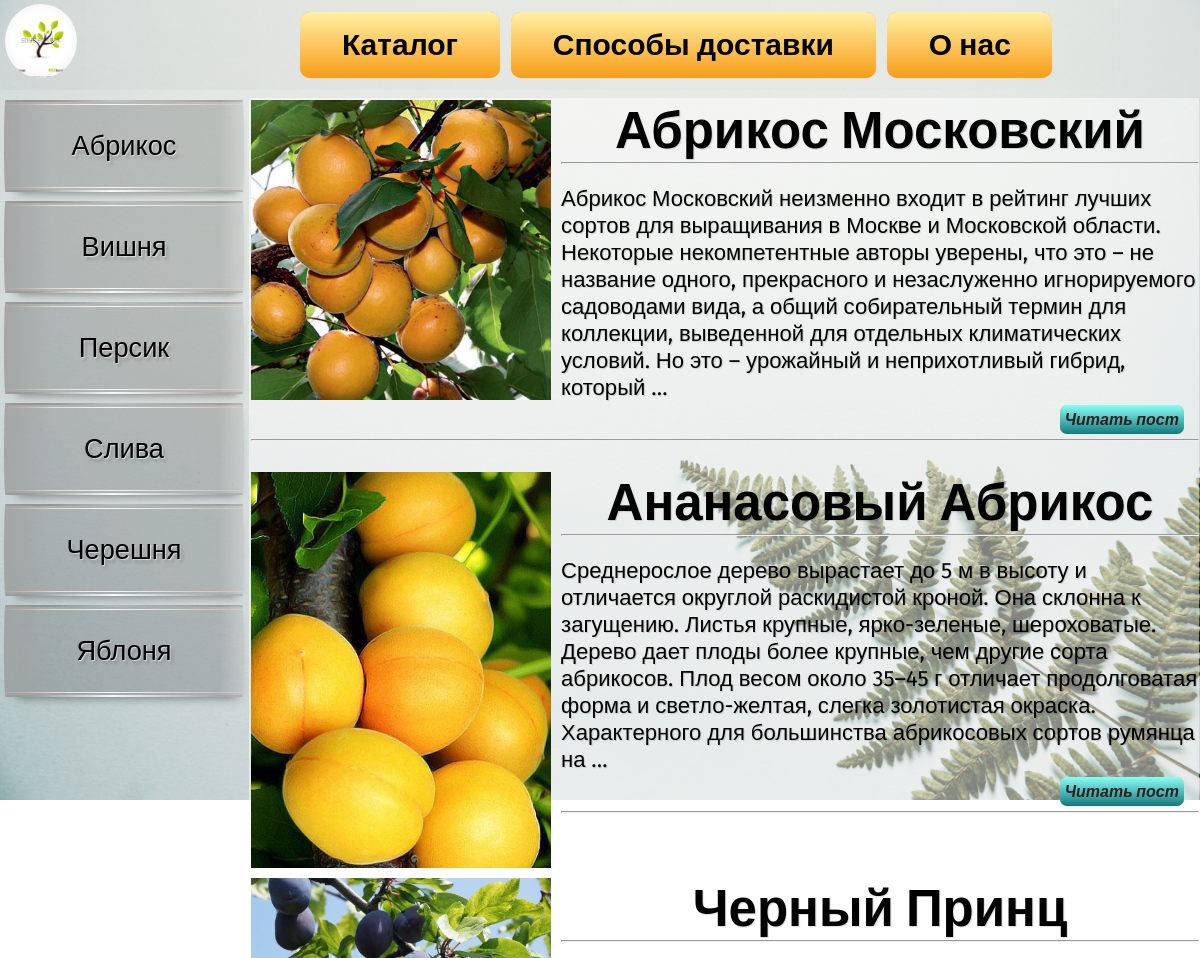
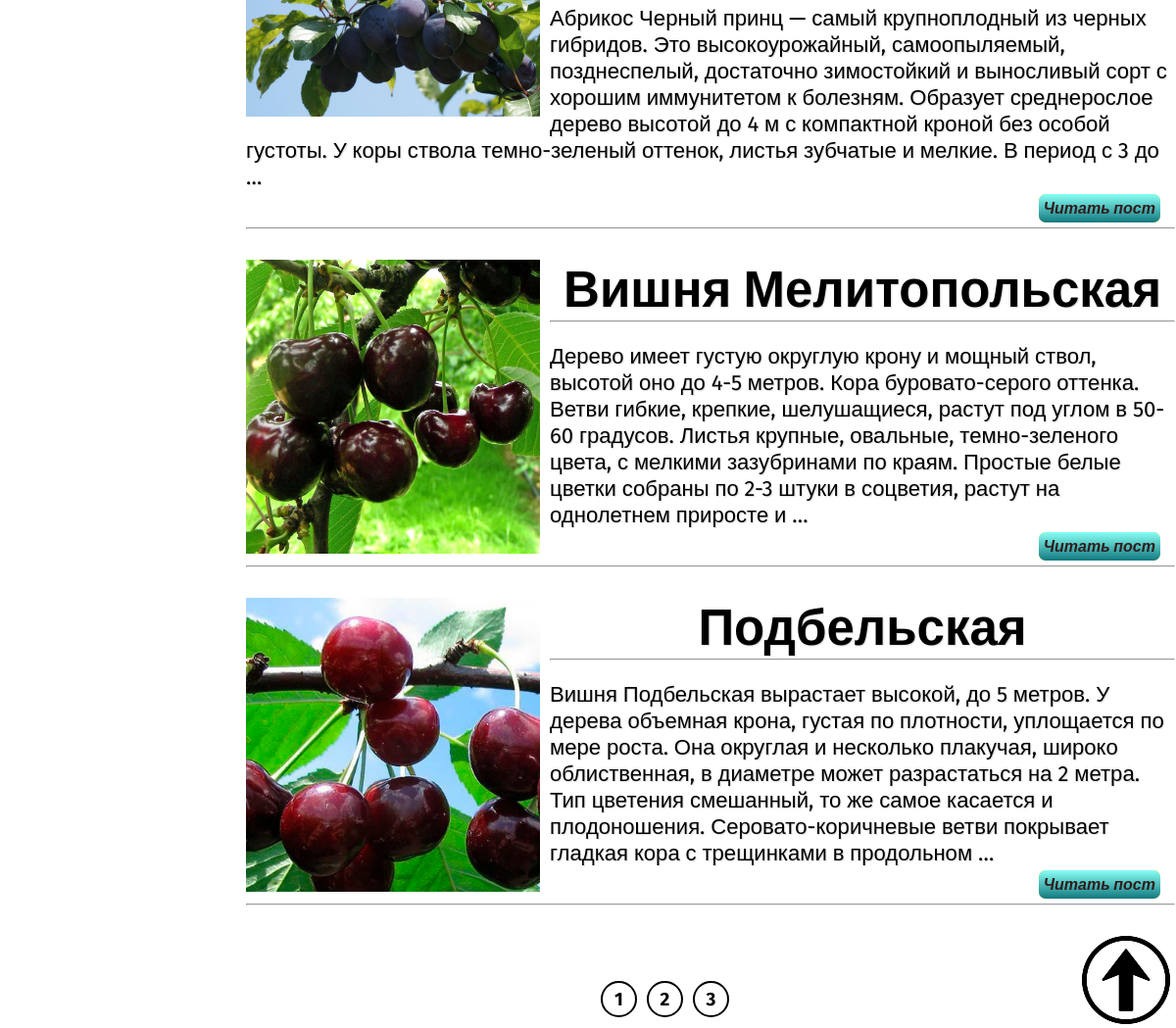
The page / on the database its author committed (2 pictures, top to bottom).
### sazhenci/models.py (models this page shows, shortened)
class Left(models.Model):
    name = models.CharField(max_length=255, db_index=True, verbose_name='Каталог сортов')
    slug = models.SlugField(max_length=255, unique=True, db_index=True, verbose_name="URL")
    def get_absolute_url(self):
        return reverse("left", kwargs={"lef_slug": self.slug})
    class Meta:
        verbose_name = 'Каталог сортов'
        verbose_name_plural = 'Каталог сортов'
        ordering = ['id']

class Rasteniya(models.Model):
    title = models.CharField(max_length=255, verbose_name='Название сорта')
    slug = models.SlugField(max_length=255, unique=True, db_index=True, verbose_name="URL")
    content = models.TextField(blank=True, verbose_name='Текст Сорта')
    photo = models.ImageField(upload_to="photos/%Y/%m/%d/", verbose_name='Фото')
    time_create = models.DateTimeField(auto_now_add=True, verbose_name='Время создания')
    time_update = models.DateTimeField(auto_now=True, verbose_name='Время изменения')
    is_published = models.BooleanField(default=True, verbose_name='Публикация')
    lef = models.ForeignKey('Left', on_delete=models.PROTECT, verbose_name='Каталог')
    class Meta:
        verbose_name = 'Сорта Саженцев'
        verbose_name_plural = 'Сорта Саженцев'
        ordering = ['lef', 'title']

### sazhenci/views.py (the view)
# urls.py: path('',RasteniyaHome.as_view(), name='home'),
class RasteniyaHome(DataMixin, ListView):
    paginate_by = 5
    model = Rasteniya
    template_name = 'sazhenci/sorta.html'
    context_object_name = 'posts'
    def get_queryset(self):
        return Rasteniya.objects.filter(is_published=True)

### sazhenci/templatetags/sazhenci_tags.py (called while the page is built)
@register.inclusion_tag('sazhenci/list_left.html')
def show_left():
    lefts = Left.objects.all()
    return {"lefts": lefts}

### sazhenci/templates/sazhenci/sorta.html
{% extends 'sazhenci/index.html' %}
{% block content %}
    {% for p in posts %}
    <ul>
        <div class="xyu">
{% if p.photo %}
    <p class="all_images"><img src="{{p.photo.url}}"></p>
{% endif %}
            <h1 class="razmer_text_title">{{p.title}}</h1>
            <hr>
            <br>
            <p class="razmer_text">{{p.content|truncatewords:50}}</p>
            <p class="chitat-post"><a href="{% url 'post' p.slug %}">Читать пост</a></p>
            <hr>
            <br>
        </div>
    {% endfor %}
    </ul>
{% endblock %}

### sazhenci/templates/sazhenci/index.html (shortened to what this page needs)
{% load static %}
{% load sazhenci_tags %}
{% load cache %}
<!DOCTYPE html>
<head>
    <link type="text/css" rel="stylesheet" href="{% static 'sazhenci/css/style.css' %}">
</head>
<body>
    <div id="logo"><img style="display: block; max-width: 9vh;min-height: 9vh; border-radius: 50%;" src="{% static 'sazhenci/images/logo.webp'%}" alt="Лого"></div>
    <div id="header">
        <ul id="main_menu">
            {% if user.is_authenticated %}
            <a href="{% url 'home' %}">Каталог</a>
            <a href="{% url 'kontakti' %}">Способы доставки</a>
            <a href="{% url 'o_nas' %}">О нас</a>
            {% else %}
            <a href="{% url 'home' %}">Каталог</a>
            <a href="{% url 'kontakti' %}">Способы доставки</a>
            <a href="{% url 'o_nas' %}">О нас</a>
            {% endif %}
        </ul>
    </div>
    <div id="nav">
        <ul id="left_menu">
{% show_left %}
        </ul>
    </div>
        <div id="main">
        {% block content %}
        {% endblock %}
        <nav >
            <ul id="navig">
                {% for p in paginator.page_range %}
                <li>
                    <a href="?page={{ p }}"><i>{{ p }}</i></a>
                </li>
                {% endfor %}
            </ul>
        </nav>
        </div>
    <div id="to_top">
        <div class="topimg"><a href="#" id="top"><img src="{% static 'sazhenci\images\up.png'%}" alt="Вверх" title="Вверх страницы"></a></div>
    </div>
</body>

### sazhenci/templates/sazhenci/list_left.html
{% for l in lefts %}
    {% if l.pk == lef_selected %}
        <li class="selected">{{l.name}}</li>
    {% else %}
        <li><a href="{{ l.get_absolute_url }}">{{ l.name }}</a></li>
    {% endif %}
{% endfor %}

### rows shown on the page
Left: name "Абрикос"
Left: name "Вишня"
Left: name "Персик"
Left: name "Слива"
Left: name "Черешня"
Left: name "Яблоня"
Rasteniya: photo (picture), title "Абрикос Московский", content "Абрикос Московский неизменно входит в рейтинг лучших сортов для выращивания в Москве и Московской области. Некоторые некомпетентные авторы уверены, что это – не название одного, прекрасного и незаслуженно игнорируемого садоводами вида, а общий собирательный термин для коллекции, выведенной для отдельных климатических условий. Но это – урожайный и неприхотливый гибрид, который …"
Rasteniya: photo (picture), title "Ананасовый Абрикос", content "Среднерослое дерево вырастает до 5 м в высоту и отличается округлой раскидистой кроной. Она склонна к загущению. Листья крупные, ярко-зеленые, шероховатые. Дерево дает плоды более крупные, чем другие сорта абрикосов. Плод весом около 35–45 г отличает продолговатая форма и светло-желтая, слегка золотистая окраска. Характерного для большинства абрикосовых сортов румянца на …"
Rasteniya: photo (picture), title "Черный Принц", content "Абрикос Черный принц — самый крупноплодный из черных гибридов. Это высокоурожайный, самоопыляемый, позднеспелый, достаточно зимостойкий и выносливый сорт с хорошим иммунитетом к болезням. Образует среднерослое дерево высотой до 4 м с компактной кроной без особой густоты. У коры ствола темно-зеленый оттенок, листья зубчатые и мелкие. В период с 3 до …"
Rasteniya: photo (picture), title "Вишня Мелитопольская", content "Дерево имеет густую округлую крону и мощный ствол, высотой оно до 4-5 метров. Кора буровато-серого оттенка. Ветви гибкие, крепкие, шелушащиеся, растут под углом в 50-60 градусов. Листья крупные, овальные, темно-зеленого цвета, с мелкими зазубринами по краям. Простые белые цветки собраны по 2-3 штуки в соцветия, растут на однолетнем приросте и …"
Rasteniya: photo (picture), title "Подбельская", content "Вишня Подбельская вырастает высокой, до 5 метров. У дерева объемная крона, густая по плотности, уплощается по мере роста. Она округлая и несколько плакучая, широко облиственная, в диаметре может разрастаться на 2 метра. Тип цветения смешанный, то же самое касается и плодоношения. Серовато-коричневые ветви покрывает гладкая кора с трещинками в продольном …"

### other values the page prints
{{ p }} "1" "2" "3"
